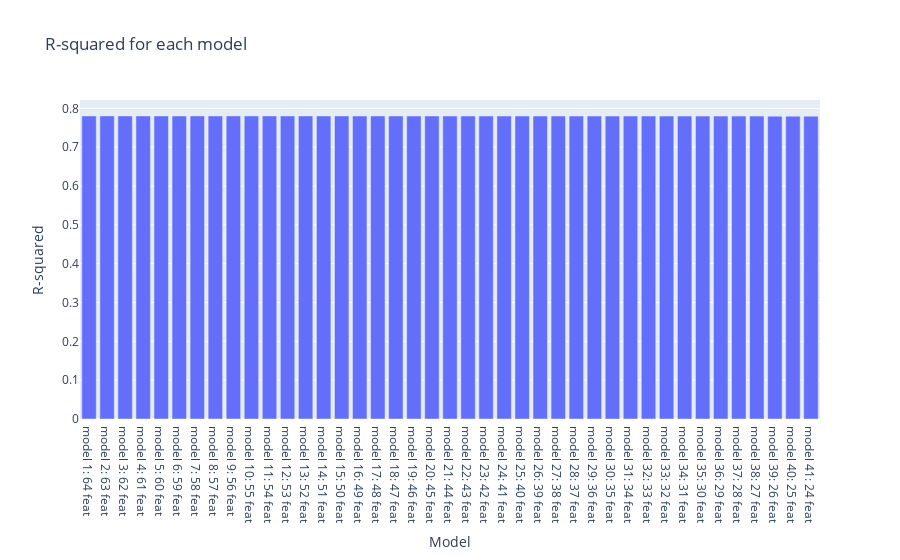

This figure's notebook cell:
### Code cell
px.bar(model_results_BE, x='Model', y='R-squared', title='R-squared for each model', barmode='group')

### Figure 1 — Plotly figure (JSON) as saved in the notebook; plotly's stock layout.template omitted (floating-point values rounded to 4 significant figures)
{"data": [{"alignmentgroup": "True", "hovertemplate": "Model=%{x}<br>R-squared=%{y}<extra></extra>", "legendgroup": "", "marker": {"color": "#636efa", "pattern": {"shape": ""}}, "name": "", "offsetgroup": "", "orientation": "v", "showlegend": false, "textposition": "auto", "type": "bar", "x": ["model 1: 64 feat", "model 2: 63 feat", "model 3: 62 feat", "model 4: 61 feat", "model 5: 60 feat", "model 6: 59 feat", "model 7: 58 feat", "model 8: 57 feat", "model 9: 56 feat", "model 10: 55 feat", "model 11: 54 feat", "model 12: 53 feat", "model 13: 52 feat", "model 14: 51 feat", "model 15: 50 feat", "model 16: 49 feat", "model 17: 48 feat", "model 18: 47 feat", "model 19: 46 feat", "model 20: 45 feat", "model 21: 44 feat", "model 22: 43 feat", "model 23: 42 feat", "model 24: 41 feat", "model 25: 40 feat", "model 26: 39 feat", "model 27: 38 feat", "model 28: 37 feat", "model 29: 36 feat", "model 30: 35 feat", "model 31: 34 feat", "model 32: 33 feat", "model 33: 32 feat", "model 34: 31 feat", "model 35: 30 feat", "model 36: 29 feat", "model 37: 28 feat", "model 38: 27 feat", "model 39: 26 feat", "model 40: 25 feat", "model 41: 24 feat"], "xaxis": "x", "y": [0.7805, 0.7805, 0.7805, 0.7805, 0.7805, 0.7805, 0.7805, 0.7805, 0.7805, 0.7805, 0.7805, 0.7805, 0.7805, 0.7805, 0.7805, 0.7805, 0.7805, 0.7805, 0.7805, 0.7805, 0.7805, 0.7805, 0.7804, 0.7804, 0.7804, 0.7804, 0.7804, 0.7804, 0.7803, 0.7803, 0.7803, 0.7803, 0.7802, 0.7802, 0.7802, 0.7802, 0.7801, 0.7801, 0.7801, 0.78, 0.78], "yaxis": "y"}], "layout": {"barmode": "group", "legend": {"tracegroupgap": 0}, "title": {"text": "R-squared for each model"}, "xaxis": {"anchor": "y", "domain": [0, 1], "title": {"text": "Model"}}, "yaxis": {"anchor": "x", "domain": [0, 1], "title": {"text": "R-squared"}}}}
